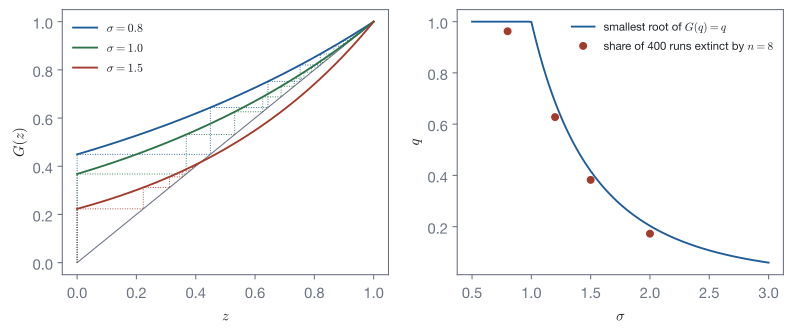

The Python source for this figure:
"""Extinction of a Galton-Watson process with Poisson offspring (Jensen Fig. 5.3, Gros Fig. 6.12)."""
import os
import sys

sys.path.insert(0, os.path.join(os.path.dirname(os.path.abspath(__file__)), "..", "..", "..", "_filters"))
from figstyle import *  # noqa: E402,F403

import numpy as np  # noqa: E402
from skcomplex.core.engine.runtime import simulate  # noqa: E402
from skcomplex.systems.mathematics.stochastic_processes import GaltonWatsonSystem  # noqa: E402


def extinction(sigma, steps=2000):
    q = 0.0
    for _ in range(steps):
        q = np.exp(sigma * (q - 1))
    return q


fig, (left, right) = plt.subplots(1, 2, figsize=(8.4, 3.6))
z = np.linspace(0, 1, 200)
left.plot(z, z, color=MUTED, lw=0.8)
for sigma, colour in ((0.8, ACCENT), (1.0, EXAMPLE), (1.5, STATEMENT)):
    left.plot(z, np.exp(sigma * (z - 1)), color=colour, lw=1.4, label=rf"$\sigma = {sigma}$")
    q, xs, ys = 0.0, [0.0], [0.0]
    for _ in range(12):
        new = np.exp(sigma * (q - 1))
        xs += [q, new]
        ys += [new, new]
        q = new
    left.plot(xs, ys, color=colour, lw=0.7, ls=":")
left.set_xlabel(r"$z$")
left.set_ylabel(r"$G(z)$")
left.legend(frameon=False, fontsize=9, loc="upper left")

sigmas = np.linspace(0.5, 3.0, 101)
right.plot(sigmas, [extinction(s) for s in sigmas], color=ACCENT, lw=1.4, label="smallest root of $G(q) = q$")
points = np.array([0.8, 1.2, 1.5, 2.0])
estimates = [np.mean([simulate(GaltonWatsonSystem(1, m=s), until=8, random_state=seed).get_values("population.count")[-1] == 0
                      for seed in range(400)]) for s in points]
right.plot(points, estimates, "o", color=STATEMENT, ms=5, label="share of 400 runs extinct by $n = 8$")
right.set_xlabel(r"$\sigma$")
right.set_ylabel(r"$q$")
right.legend(frameon=False, fontsize=8.5, loc="upper right")
fig.tight_layout()
save_figure(fig, "branching_extinction")
